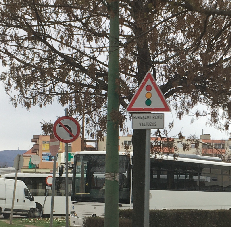
#> input picture src/assets/testimage3.png, 231 x 227 px, found by its file name
$ jupyter execute --allow-errors 'Full object detection.ipynb'   (older library calls are emulated)
#> lines starting #> are read from the running program, lines starting #| are printed output that depends on the picture
### ipython-notebooks/cnn.py
import numpy as np
import random
from skimage.transform import SimilarityTransform, resize, warp, rotate, rescale
from skimage import data
import math
import time
from keras.utils import Sequence
from keras.models import Sequential, load_model
from keras.layers import Dense, Dropout, Flatten, Conv2D, MaxPool2D
from keras.callbacks import Callback

# [12 lines left out: functions transform, applyRandomTransformation, not called in this run]

def transformImages(imgs):
    return np.array([applyRandomTransformation(img) for img in imgs])

class Generator(Sequence):
    # Class is a dataset wrapper for better training performance
    # [4 lines left out: function __init__, not called in this run]

    def __len__(self):
        return math.ceil(self.x.shape[0] / self.batch_size)

    # [12 lines left out: functions __getitem__, on_epoch_end, not called in this run]

class CNN:
    def __init__(self):
        self.model = self.getModel()
        self.model.compile(optimizer='adam', loss='categorical_crossentropy', metrics=['accuracy'])

    # [22 lines left out: functions getModel, train, not called in this run]
    def evaluate(self, x, y):
        print('Accuracy:', self.model.evaluate(x, y, verbose=0)[1])

    def load(self, model):
        self.model = model

class MLP:
    def __init__(self):
        self.model = self.getModel()
        self.model.compile(optimizer='adam', loss='categorical_crossentropy', metrics=['accuracy'])

    def setModel(self, model):
        self.model = model


    # [17 lines left out: functions getModel, train, not called in this run]
    def evaluate(self, x, y):
        print('Accuracy:', self.model.evaluate(x, y, verbose=0)[1])

    def load(self, model):
        self.model = model

class Trainer():
    def __init__(self, dataSets):
        self.dataSets = dataSets
        self.models = [ CNN() for _ in dataSets ]
    # [14 lines left out: functions train, getCommittee, not called in this run]

class CommitteeOfCNNs():
    def __init__(self):
        self.models = []

    def addModel(self, model):
        self.models.append(model)

    def evaluate(self, dataSets):
        for i in range(0, len(dataSets)):
            self.models[i].evaluate(dataSets[i][4], dataSets[i][5])

    # [23 lines left out: functions predict, test, transpose, not called in this run]

    def save(self):
        for i in range(0, len(self.models)):
            self.models[i].model.save('models/model_committee%x.h5' % i)

    def load(self):
        self.models = []
        for i in range(0, 5):
            model = load_model('models/model_committee%x.h5' % i)
            cnn = CNN()
            cnn.load(model)
            self.addModel(cnn)
#> (the call stopped at in load, `model = load_model('models/model_committee%x.h5' % i)`: keras is not available in this run)
#> (the call stopped at in getModel, `model = Sequential()`: keras is not available in this run)
#> in loadImage, im is the input picture: shape (227, 231, 3); mean B, G, R 106, 112.6, 116.1

### ipython-notebooks/preprocessing.py
import numpy as np
from skimage import exposure
from skimage.transform import resize
from skimage.feature import hog

# [5 lines left out: function histogramStretching, not called in this run]

def histogramEqualization(img):
    imgEq = exposure.equalize_hist(img)
    return imgEq

def adaptiveHistogramEqualization(imgs):
    imgEq = exposure.equalize_adapthist(imgs, clip_limit=0.1)
    return imgEq

# [11 lines left out: functions histogramOrientedGradients, applyHistogramNormalization, not called in this run]

def applyHOG(x):
    x = [histogramOrientedGradients(img) for img in x]
    return x

def meanNorm(imgs):
    means = np.mean(imgs, axis=(1, 2, 3))
#> means = [0.502]
    normalized = np.array([img for img in imgs])
    for i in range(0, len(means)):
        normalized[i] -= means[i]
#> this loop made 1 pass
    return normalized

def stdNorm(imgs):
    stds = np.std(imgs, axis=(1, 2, 3))
#> stds = [0.289]
    normalized = np.array([img for img in imgs])
    for i in range(0, len(stds)):
        normalized[i] /= stds[i]
    return normalized

def minMaxNorm(imgs):
    low = np.min(imgs, axis=(1, 2, 3))
#> low = [-1.74]
    high = np.max(imgs, axis=(1, 2, 3))
#> high = [1.72]
    normalized = np.array([img for img in imgs])
    for i in range(0, len(imgs)):
        normalized[i] = (normalized[i] - low[i]) / (high[i] - low[i])
    return normalized * 2 - 1

def applyNormalization(imgs):
    imgs = imgs.astype(np.float32)
    imgs = meanNorm(imgs)
    imgs = stdNorm(imgs)
    imgs = minMaxNorm(imgs)
    return imgs

def resizeMany(x, shape=(32, 32)):
    return np.array([ resize(img, shape) for img in x ])

# [5 lines left out: function shuffle, not called in this run]

def preprocessMany(x):
    x = histogramEqualization(x)
    x = applyNormalization(x)
    return np.array(x)

### ipython-notebooks/objectdetection.py
import matplotlib.pyplot as plt
import matplotlib.patches as patches
import numpy as np
import random
import math
import time
from keras.utils import Sequence
from keras.models import Sequential, load_model
from keras.layers import Dense, Dropout, Flatten, Conv2D, MaxPool2D
from keras.callbacks import Callback
from preprocessing import resizeMany, preprocessMany
import keras.backend as K
import tensorflow as tf

class CNN:
    def __init__(self):
        self.model = self.getModel()
        self.model.compile(optimizer='adam', loss=self.loss(), metrics=['accuracy'])

    def getModel(self):
        model = Sequential()
        model.add(Conv2D(32, kernel_size=4, padding='same', activation='relu', input_shape=(32, 32, 3)))
        model.add(MaxPool2D(pool_size=2))
        model.add(Conv2D(16, kernel_size=3, padding='same', activation='relu'))
        model.add(MaxPool2D(pool_size=2))
        model.add(Flatten())
        model.add(Dense(200, activation='relu'))
        model.add(Dense(5, activation='sigmoid'))
        return model

    # [9 lines left out: function train, not called in this run]

    def evaluate(self, x, y):
        print('Loss:', self.model.evaluate(x, y, verbose=0)[0])

    def predict(self, imgs):
        prediction = self.model.predict(imgs)
        return prediction

    # [4 lines left out: function clone, not called in this run]

    def save(self, path):
        self.model.save_weights(path)

    def load(self, path):
        self.model.load_weights(path)

    # [6 lines left out: function loss, not called in this run]


class ObjectDetector:
    def __init__(self, cnn=None):
        self.cnn = cnn

    def load(self):
        model = CNN()
        model.load('models/object-localizer')
        self.cnn = model

    def predict(self, image):
        boxes = np.empty((0, 4), dtype='int')
        image = preprocessMany(np.array([image]))[0]
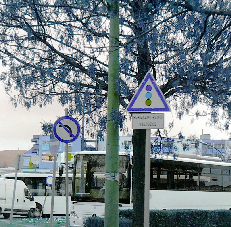
#> image: shape (227, 231, 3) float32; mean of channels 0, 1, 2 0.0661, 0.0222, -0.0757; drawn with min black and max white
        i = 1
        while i <= 8:
            boxes = np.concatenate((boxes, self.getBoxes(image, i)), axis=0)
            i *= 2
#> this loop made 4 passes
#> boxes on pass 1: [[0, 227, 0, 227]]
#> after the loop, boxes = 284 rows, first 6: [0, 227, 0, 227], [0, 113, 0, 113], [56, 169, 0, 113], [113, 226, 0, 113], [0, 113, 56, 169], [56, 169, 56, 169]; i = 16
        predictions = self.scanBoxes(image, boxes)
        result = self.nonMaxSupression(predictions)

        return np.array(result)

    def getBoxes(self, image, i):
        boxes = []
        boxSize = int(image.shape[0] / i)
        numberOfBoxes = 2 * i - 1
        x, y = 0, 0
        for i in range(0, numberOfBoxes):
            for j in range(0, numberOfBoxes):
                boxes.append([x, x + boxSize, y, y + boxSize])
                x += boxSize / 2
            y += boxSize / 2
            x = 0
        return np.array(boxes, dtype='int')

    # [11 lines left out: function showPrediction, not called in this run]

    def scanBoxes(self, image, boxes):
        images = []
        for box in boxes:
            x1, x2, y1, y2 = box
            images.append(image[y1:y2, x1:x2])
#> this loop made 284 passes
#> after the loop, images = 284 items
        images = resizeMany(images)

        predictions = self.cnn.predict(images)
        for i in range(0, len(boxes)):
            x1, x2, y1, y2 = boxes[i]
            boxSize = x2 - x1
            pred = predictions[i]
            x = boxSize * pred[3] + x1
            y = boxSize * pred[4] + y1
            w = boxSize * pred[1]
            h = boxSize * pred[2]
            pred[1] = x - w / 2
            pred[2] = x + w / 2
            pred[3] = y - h / 2
            pred[4] = y + h / 2
        return predictions

    # [21 lines left out: functions nonMaxSupression, findHighIOUs, not called in this run]

    def mergeBoundingBoxes(self, boxes):
        x1, x2, y1, y2 = np.average(boxes[..., 1:5], axis=0, weights = boxes[..., 0])
        return np.array([x1, x2, y1, y2])

    def clone(self):
        this = ObjectDetector(self.cnn)
        return this

    # [8 lines left out: function iou, not called in this run]

### ipython-notebooks/utils.py
import pickle
import matplotlib.pyplot as plt
import numpy as np

class ModelSaver:
    def __init__(self, name = 'model', model = None):
        self.model = model
        self.fileName = name + '.pickle'
    # [4 lines left out: function save, not called in this run]
    def load(self):
        model = pickle.load(open(self.fileName, 'rb'))
        return model

# [5 lines left out: function showScaledImage, not called in this run]

### ipython-notebooks/Full object detection.ipynb
# Full object detection

## Imports

[cell 1]
import matplotlib.pyplot as plt
import matplotlib.patches as patches
import numpy as np
import random
from keras.utils.np_utils import to_categorical
from cnn import CommitteeOfCNNs
from utils import ModelSaver, showScaledImage
from objectdetection import ObjectDetector
from preprocessing import preprocessMany, applyHistogramNormalization, applyHOG, resizeMany, applyNormalization
import time
import cv2

[cell 2]
plt.rcParams["figure.figsize"] = (10, 10)

## Load data

### German traffic sign dataset

[cell 3]
path = './data/'

#> (a cell that did not finish here is left out)

#> (a cell that did not finish here is left out)

#> (a cell that did not finish here is left out)

#> (a cell that did not finish here is left out)

#> (a cell that did not finish here is left out)

### Teó dataset

#> (a cell that did not finish here is left out)

#> (a cell that did not finish here is left out)

[cell 11]
def cropImage(img):
    w, h = img.shape[1], img.shape[0]
    wh = min(w, h)
    x1, y1 = (w - wh) / 2, (h - wh) / 2
    x2, y2 = x1 + w, y1 + h
    x1, x2, y1, y2 = int(x1), int(x2), int(y1), int(y2)
    return img[y1:y2, x1:x2], x1, y1

def loadImage(path):
    im = cv2.imread(path, cv2.IMREAD_COLOR)
    im = cv2.cvtColor(im,cv2.COLOR_BGR2RGB)
    im = im.astype('float32')
    im = im / 255.0
    return im

## Commitee of Cnns

[cell 12]
model = CommitteeOfCNNs()
model.load()

#> (a cell that did not finish here is left out)

#> (a cell that did not finish here is left out)

#> (a cell that did not finish here is left out)

#> (a cell that did not finish here is left out)

## Object detector

[cell 17]
objectDetector = ObjectDetector()
objectDetector.load()

#> (a cell that did not finish here is left out)

## Full pipeline

[cell 19]
def fullPrediction(image):
    results = objectDetector.predict(image)
    bboxes = extendBoundingBoxes(image, results)
    images = prepareImages(image, bboxes)
    predictions = []
    for i in range(0, len(results)):
        pred = model.predict([images[0][i], images[1][i], images[2][i], images[3][i], images[4][i]])
        predictions.append(pred)
    return bboxes, predictions

def extendBoundingBoxes(image, bboxes, value = .1):
    h, w = image.shape[:2]
    results = []
    for bbox in bboxes:
        x1, x2, y1, y2 = bbox[1:]
        bw, bh = x2 - x1, y2 - y1
        dx, dy = bw * value, bh * value
        x1 = max(0, x1 - dx)
        x2 = min(w, x2 + dx)
        y1 = max(0, y1 - dy)
        y2 = min(h, y2 + dy)
        results.append([x1, x2, y1, y2])
    return np.array(results)

def prepareImages(image, bboxes):
    imgs = []
    for bbox in bboxes:
        x1, x2, y1, y2 = bbox.astype('int')
        imgs.append(image[y1:y2, x1:x2])
    imgs = np.array(imgs)
    # Baj van, ha nem 1:1-es az eredeti kép!
    resized = resizeMany(imgs, (40, 40))
    normalized = [ applyHistogramNormalization(resized, [method]) for method in range(0, 3) ]
    preprocessed = [ applyNormalization(imgs) for imgs in np.array(normalized) ]
    preprocessed.append(applyHOG(imgs))
    preprocessed.insert(0, resized)
    return preprocessed

[cell 20]
def showFullPrediction(image):
    start = time.time()
    bboxes, label = fullPrediction(image)
    end = time.time()
    print('Object detection took', int((end - start) * 1000), 'ms')
    fig, ax = plt.subplots(1)

    ax.imshow(applyHistogramNormalization([image], [1])[0])
    for i in range(0, len(bboxes)):
        pred = bboxes[i]
        x1, x2, y1, y2 = pred
        x, y = x1, y1
        w, h = x2 - x1, y2 - y1
        rect = patches.Rectangle((x, y),w, h,linewidth=1,edgecolor='r',facecolor='none')
        ax.text(x2, y, labels[label[i]], bbox=dict(facecolor='red'))
        ax.add_patch(rect)
    plt.show()


$ run again, with src/assets/testimage2.png copied over src/assets/testimage3.png
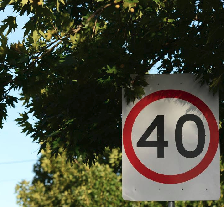
#> input picture src/assets/testimage2.png, 224 x 207 px, found by its file name
#> in loadImage, im is the input picture: shape (207, 224, 3); mean B, G, R 63.4, 78.6, 77.2
#> means = [0.501]
#> the loop in meanNorm, `for i in range(0, len(means)):` made 1 pass
#> stds = [0.289]
#> the loop in stdNorm, `for i in range(0, len(stds)):` made 1 pass
#> low = [-1.7]
#> high = [1.72]
#> the loop in minMaxNorm, `for i in range(0, len(imgs)):` made 1 pass
#> in predict, `image = preprocessMany(np.array([image]))[0]`:
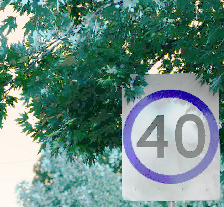
#> image: shape (207, 224, 3) float32; mean of channels 0, 1, 2 0.0376, 0.105, -0.164; drawn with min black and max white
#> the loop in predict, `while i <= 8:` made 4 passes
#> boxes on pass 1: [[0, 207, 0, 207]]
#> after the loop in predict, `while i <= 8:`: boxes = 284 rows, first 6: [0, 207, 0, 207], [0, 103, 0, 103], [51, 154, 0, 103], [103, 206, 0, 103], [0, 103, 51, 154], [51, 154, 51, 154]; i = 16
#> the loop in scanBoxes, `for box in boxes:` made 284 passes
#> after the loop in scanBoxes, `for box in boxes:`: images = 284 items

$ run again, with src/assets/download.png copied over src/assets/testimage3.png
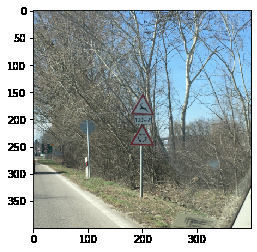
#> input picture src/assets/download.png, 257 x 252 px, found by its file name
#> in loadImage, im is the input picture: shape (252, 257, 3); mean B, G, R 162.1, 162.8, 153.6
#> means = [0.532]
#> the loop in meanNorm, `for i in range(0, len(means)):` made 1 pass
#> stds = [0.327]
#> the loop in stdNorm, `for i in range(0, len(stds)):` made 1 pass
#> low = [-1.56]
#> high = [1.43]
#> the loop in minMaxNorm, `for i in range(0, len(imgs)):` made 1 pass
#> in predict, `image = preprocessMany(np.array([image]))[0]`:
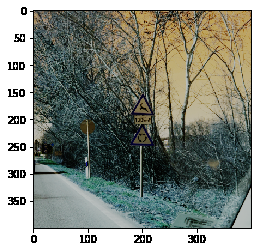
#> image: shape (252, 257, 3) float32; mean of channels 0, 1, 2 0.00471, 0.0803, 0.0401; drawn with min black and max white
#> the loop in predict, `while i <= 8:` made 4 passes
#> boxes on pass 1: [[0, 252, 0, 252]]
#> after the loop in predict, `while i <= 8:`: boxes = 284 rows, first 6: [0, 252, 0, 252], [0, 126, 0, 126], [63, 189, 0, 126], [126, 252, 0, 126], [0, 126, 63, 189], [63, 189, 63, 189]; i = 16
#> the loop in scanBoxes, `for box in boxes:` made 284 passes
#> after the loop in scanBoxes, `for box in boxes:`: images = 284 items

$ run again, with src/assets/testimage.png copied over src/assets/testimage3.png
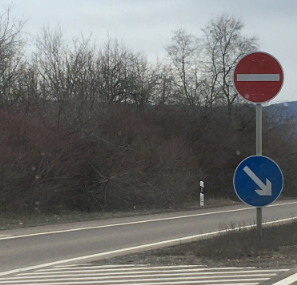
#> input picture src/assets/testimage.png, 297 x 285 px, found by its file name
#> in loadImage, im is the input picture: shape (285, 297, 3); mean B, G, R 112.7, 114.4, 114.2
#> means = [0.503]
#> the loop in meanNorm, `for i in range(0, len(means)):` made 1 pass
#> stds = [0.287]
#> the loop in stdNorm, `for i in range(0, len(stds)):` made 1 pass
#> low = [-1.75]
#> high = [1.73]
#> the loop in minMaxNorm, `for i in range(0, len(imgs)):` made 1 pass
#> in predict, `image = preprocessMany(np.array([image]))[0]`:
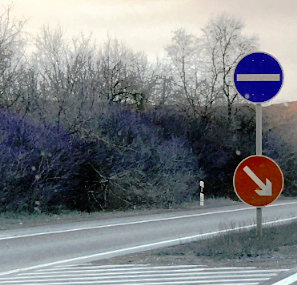
#> image: shape (285, 297, 3) float32; mean of channels 0, 1, 2 0.0323, 0.00713, -0.019; drawn with min black and max white
#> the loop in predict, `while i <= 8:` made 4 passes
#> boxes on pass 1: [[0, 285, 0, 285]]
#> after the loop in predict, `while i <= 8:`: boxes = 284 rows, first 6: [0, 285, 0, 285], [0, 142, 0, 142], [71, 213, 0, 142], [142, 284, 0, 142], [0, 142, 71, 213], [71, 213, 71, 213]; i = 16
#> the loop in scanBoxes, `for box in boxes:` made 284 passes
#> after the loop in scanBoxes, `for box in boxes:`: images = 284 items
